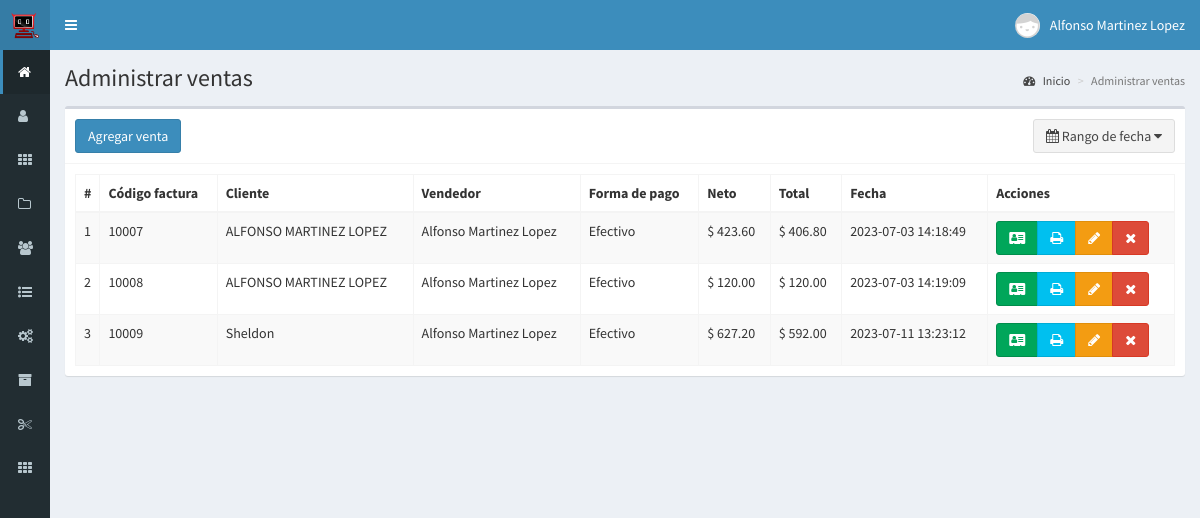
The page /ventas (signed in) on the database its author committed.
### tables this page shows
CREATE TABLE `ventas` (
  `id` int(11) NOT NULL AUTO_INCREMENT,
  `codigo` int(11) NOT NULL,
  `id_cliente` int(11) NOT NULL,
  `id_vendedor` int(11) NOT NULL,
  `productos` text NOT NULL,
  `impuesto` float NOT NULL,
  `neto` float NOT NULL,
  `total` float NOT NULL,
  `descuento` float DEFAULT NULL,
  `metodo_pago` text NOT NULL,
  `esClienteF` varchar(255) DEFAULT NULL,
  `fecha` timestamp NOT NULL DEFAULT CURRENT_TIMESTAMP ON UPDATE CURRENT_TIMESTAMP,
  `id_caja` int(11) DEFAULT NULL,
  PRIMARY KEY (`id`)
);

CREATE TABLE `clientes` (
  `id` int(11) NOT NULL AUTO_INCREMENT,
  `nombre` text NOT NULL,
  `frecuente` int(11) NOT NULL COMMENT '1 = Cliente frecuente 2 = No frecuente',
  `email` text NOT NULL,
  `telefono` text NOT NULL,
  `compras` int(11) NOT NULL,
  `ultima_compra` datetime NOT NULL,
  `fecha` timestamp NOT NULL DEFAULT CURRENT_TIMESTAMP ON UPDATE CURRENT_TIMESTAMP,
  PRIMARY KEY (`id`)
);

CREATE TABLE `usuarios` (
  `id` int(11) NOT NULL AUTO_INCREMENT,
  `nombre` text NOT NULL,
  `usuario` text NOT NULL,
  `password` text NOT NULL,
  `perfil` text NOT NULL,
  `foto` text NOT NULL,
  `estado` int(11) NOT NULL,
  `ultimo_login` datetime NOT NULL,
  `fecha` timestamp NOT NULL DEFAULT CURRENT_TIMESTAMP ON UPDATE CURRENT_TIMESTAMP,
  PRIMARY KEY (`id`)
);

### controladores/plantilla.controlador.php (called while the page is built)
<?php
class ControladorPlantilla{
	static public function ctrPlantilla(){
		include "vistas/plantilla.php";
	}
}

### index.php (called while the page is built, shortened)
<?php
require_once "controladores/plantilla.controlador.php";
require_once "controladores/usuarios.controlador.php";
require_once "controladores/clientes.controlador.php";
require_once "controladores/ventas.controlador.php";
require_once "controladores/facturacion.controlador.php";
require_once "controladores/codigosProductos.controlador.php";
require_once "modelos/usuarios.modelo.php";
require_once "modelos/clientes.modelo.php";
require_once "modelos/ventas.modelo.php";
require_once "modelos/facturacion.modelo.php";
$plantilla = new ControladorPlantilla();
$plantilla -> ctrPlantilla();

### controladores/ventas.controlador.php (called while the page is built, shortened)
<?php
class ControladorVentas
{
	static public function ctrRangoFechasVentas($fechaInicial, $fechaFinal)
	{
		$tabla = "ventas";
		$respuesta = ModeloVentas::mdlRangoFechasVentas($tabla, $fechaInicial, $fechaFinal);
		return $respuesta;
	}
}

### modelos/conexion.php (called while the page is built)
<?php
class Conexion
{
    static public function conectar()
    {
        $link = new PDO("mysql:host=localhost;
                        dbname=bopos",
                        "root",
                        "");
        $link->exec("set names utf8");
        return $link;
    }
}

### modelos/ventas.modelo.php (called while the page is built, shortened)
<?php
require_once "conexion.php";
class ModeloVentas
{
	static public function mdlRangoFechasVentas($tabla, $fechaInicial, $fechaFinal)
	{
		if ($fechaInicial == null) {
			$stmt = Conexion::conectar()->prepare("SELECT * FROM $tabla ORDER BY id ASC");
			$stmt->execute();
			return $stmt->fetchAll();
		} else if ($fechaInicial == $fechaFinal) {
			$stmt = Conexion::conectar()->prepare("SELECT * FROM $tabla WHERE fecha like '%$fechaFinal%'");
			$stmt->bindParam(":fecha", $fechaFinal, PDO::PARAM_STR);
			$stmt->execute();
			return $stmt->fetchAll();
		}
	}
}

### controladores/clientes.controlador.php (called while the page is built, shortened)
<?php
class ControladorClientes{
	static public function ctrMostrarClientes($item, $valor){
		$tabla = "clientes";
		$respuesta = ModeloClientes::mdlMostrarClientes($tabla, $item, $valor);
		return $respuesta;
	}
}

### modelos/clientes.modelo.php (called while the page is built, shortened)
<?php
require_once "conexion.php";
class ModeloClientes
{
	static public function mdlMostrarClientes($tabla, $item, $valor)
	{
		if ($item != null) {
			$stmt = Conexion::conectar()->prepare("SELECT * FROM $tabla WHERE $item = :$item");
			$stmt->bindParam(":" . $item, $valor, PDO::PARAM_STR);
			$stmt->execute();
			return $stmt->fetch();
		} else {
			$stmt = Conexion::conectar()->prepare("SELECT * FROM $tabla");
			$stmt->execute();
			return $stmt->fetchAll();
		}
	}
}

### controladores/usuarios.controlador.php (called while the page is built, shortened)
<?php
class ControladorUsuarios{
	static public function ctrMostrarUsuarios($item, $valor){
		$tabla = "usuarios";
		$respuesta = ModeloUsuarios::MdlMostrarUsuarios($tabla, $item, $valor);
		return $respuesta;
	}
}

### modelos/usuarios.modelo.php (called while the page is built, shortened)
<?php
require_once "conexion.php";
class ModeloUsuarios{
	static public function mdlMostrarUsuarios($tabla, $item, $valor){
		if($item != null){
			$stmt = Conexion::conectar()->prepare("SELECT * FROM $tabla WHERE $item = :$item");
			$stmt -> bindParam(":".$item, $valor, PDO::PARAM_STR);
			$stmt -> execute();
			return $stmt -> fetch();
		}else{
			$stmt = Conexion::conectar()->prepare("SELECT * FROM $tabla");
			$stmt -> execute();
			return $stmt -> fetchAll();
		}
	}
}

### controladores/facturacion.controlador.php (called while the page is built, shortened)
<?php
class ControladorFacturacion{
    static public function ctrMostrarFacturasEmitidas($folio){
        $tabla = "respuesta_facturacion";
        $respuesta = ModeloFacturacion::mdlMostrarFacturasEmitidas($tabla, $folio);
        return $respuesta;
    }
}

### modelos/facturacion.modelo.php (called while the page is built, shortened)
<?php
require_once "conexion.php";
class ModeloFacturacion
{
    static public function mdlMostrarFacturasEmitidas($tabla, $folio)
    {
        if ($folio != null) {
            $stmt = Conexion::conectar()->prepare("SELECT * FROM $tabla WHERE folio = :folio");
            $stmt->bindParam(":folio", $folio, PDO::PARAM_INT);
            $stmt->execute();
            return $stmt->fetch();
        } else {
            $stmt = Conexion::conectar()->prepare("SELECT * FROM $tabla");
            $stmt->execute();
            return $stmt->fetchAll();
        }
    }
}

### vistas/modulos/ventas.php (the view, shortened to what this page needs)
<div class="content-wrapper">
  <section class="content-header">
    <h1>
      Administrar ventas
    </h1>
    <ol class="breadcrumb">
      <li><a href="inicio"><i class="fa fa-dashboard"></i> Inicio</a></li>
      <li class="active">Administrar ventas</li>
    </ol>
  </section>
  <section class="content">
    <div class="box">
      <div class="box-header with-border">
        <a href="crear-venta">
          <button class="btn btn-primary">
            Agregar venta
          </button>
        </a>
        <button type="button" class="btn btn-default pull-right" id="daterange-btn">
          <span>
            <i class="fa fa-calendar"></i>
            <?php
            if (isset($_GET["fechaInicial"])) {
              echo $_GET["fechaInicial"] . " - " . $_GET["fechaFinal"];
            } else {
              echo 'Rango de fecha';
            }
            ?>
          </span>
          <i class="fa fa-caret-down"></i>
        </button>
      </div>
      <div class="box-body">
        <table class="table table-bordered table-striped dt-responsive tablas" width="100%">
          <thead>
            <tr>
              <th style="width:10px">#</th>
              <th>Código factura</th>
              <th>Cliente</th>
              <th>Vendedor</th>
              <th>Forma de pago</th>
              <th>Neto</th>
              <th>Total</th>
              <th>Fecha</th>
              <th>Acciones</th>
            </tr>
          </thead>
          <tbody>
            <?php
            if (isset($_GET["fechaInicial"])) {
              $fechaInicial = $_GET["fechaInicial"];
              $fechaFinal = $_GET["fechaFinal"];
            } else {
              $fechaInicial = null;
              $fechaFinal = null;
            }
            $respuesta = ControladorVentas::ctrRangoFechasVentas($fechaInicial, $fechaFinal);
            foreach ($respuesta as $key => $value) {
              echo '<tr>
                  <td>' . ($key + 1) . '</td>
                  <td>' . $value["codigo"] . '</td>';
              $itemCliente = "id";
              $valorCliente = $value["id_cliente"];
              $respuestaCliente = ControladorClientes::ctrMostrarClientes($itemCliente, $valorCliente);
              echo '<td>' . $respuestaCliente["nombre"] . '</td>';
              $itemUsuario = "id";
              $valorUsuario = $value["id_vendedor"];
              $respuestaUsuario = ControladorUsuarios::ctrMostrarUsuarios($itemUsuario, $valorUsuario);
              echo '<td>' . $respuestaUsuario["nombre"] . '</td>
                  <td>' . $value["metodo_pago"] . '</td>
                  <td>$ ' . number_format($value["neto"], 2) . '</td>
                  <td>$ ' . number_format($value["total"], 2) . '</td>
                  <td>' . $value["fecha"] . '</td>
                  <td>
                    <div class="btn-group">';
              $respuestaFolio = ControladorFacturacion::ctrMostrarFacturasEmitidas($value["codigo"]);
              if ($respuestaFolio == null || $respuestaFolio["estatus"] == 0 ) {
                echo '<button class="btn btn-success btnAgregarFactura" codigoVentaFactura="' . $value["codigo"] . '" data-toggle="modal" data-target="#modalAgregarFactura"><i class="fa fa-address-card"></i></button>';
              } else {
                echo '<button class="btn btn-default disabled "><i class="fa fa-address-card"></i></button>';
              }
              echo '<button class="btn btn-info btnImprimirFactura" codigoVenta="' . $value["codigo"] . '">
                        <i class="fa fa-print"></i>
                      </button>';
              if ($_SESSION["perfil"] == "Administrador") {
                echo '<button class="btn btn-warning btnEditarVenta" idVenta="' . $value["id"] . '"><i class="fa fa-pencil"></i></button>
                      <button class="btn btn-danger btnEliminarVenta" idVenta="' . $value["id"] . '"><i class="fa fa-times"></i></button>';
              }
              echo '</div>
                  </td>
                </tr>';
            }
            ?>
          </tbody>
        </table>
      </div>
    </div>
  </section>
</div>

### rows shown on the page
ventas: codigo "10007", id_cliente.nombre "ALFONSO MARTINEZ LOPEZ", usuarios.nombre "Alfonso Martinez Lopez", metodo_pago "Efectivo", neto "423.60", total "406.80", fecha "2023-07-03 14:18:49"
ventas: codigo "10008", id_cliente.nombre "ALFONSO MARTINEZ LOPEZ", usuarios.nombre "Alfonso Martinez Lopez", metodo_pago "Efectivo", neto "120.00", total "120.00", fecha "2023-07-03 14:19:09"
ventas: codigo "10009", id_cliente.nombre "Sheldon", usuarios.nombre "Alfonso Martinez Lopez", metodo_pago "Efectivo", neto "627.20", total "592.00", fecha "2023-07-11 13:23:12"

### other values the page prints
$_SESSION["nombre"] "Alfonso Martinez Lopez"
